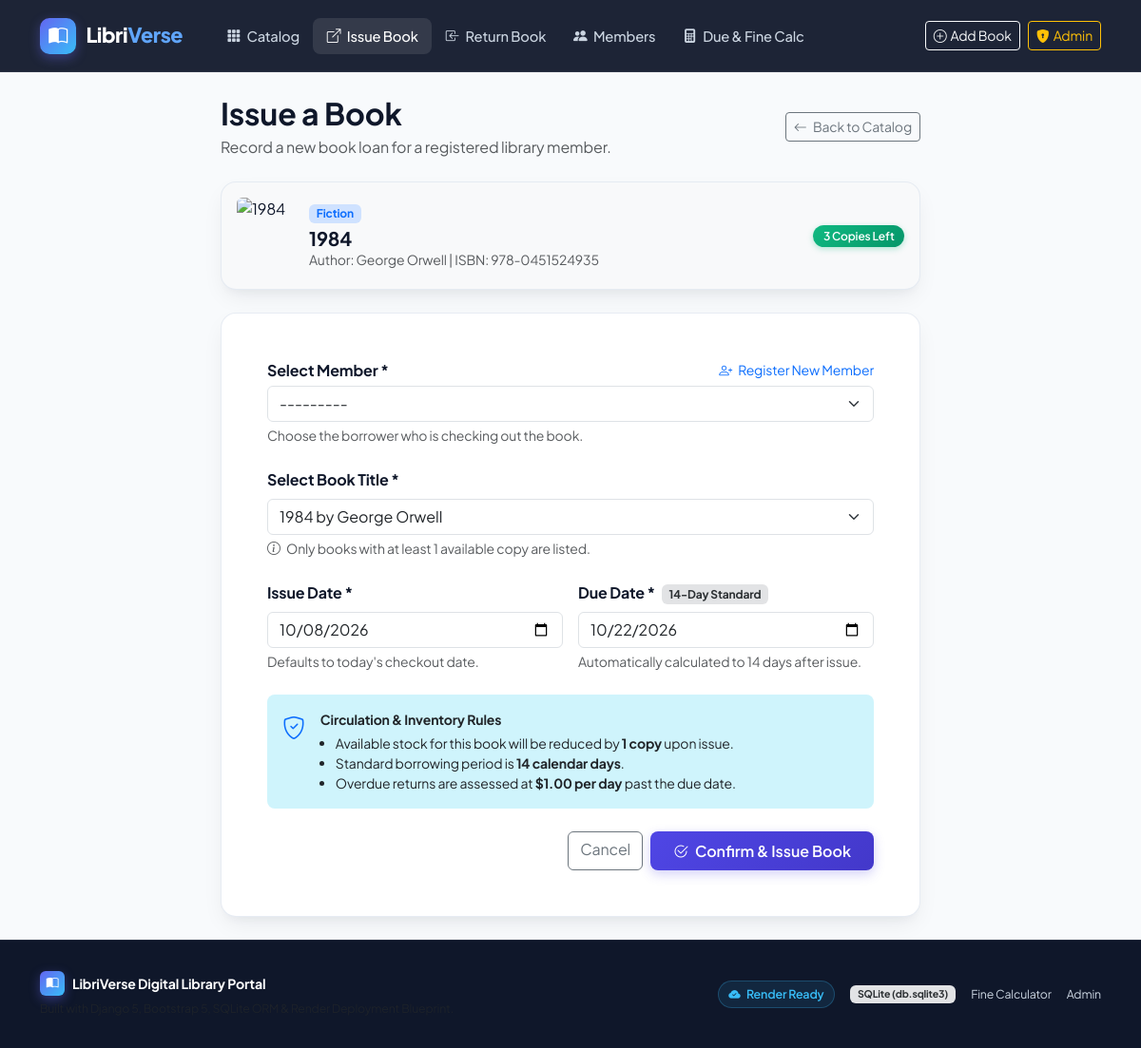
/issue/2/, run on the app's committed database.
### library/models.py (models this page shows, shortened)
class Book(models.Model):
    GENRE_CHOICES = [
        ('Fiction', 'Fiction'),
        ('Non-Fiction', 'Non-Fiction'),
        ('Science & Tech', 'Science & Tech'),
        ('History', 'History'),
        ('Biography', 'Biography'),
        ('Philosophy', 'Philosophy'),
        ('Fantasy & Sci-Fi', 'Fantasy & Sci-Fi'),
        ('Mystery & Thriller', 'Mystery & Thriller'),
        ('Classic Literature', 'Classic Literature'),
        ('Computer Science', 'Computer Science'),
        ('Business & Economics', 'Business & Economics'),
    ]
    title = models.CharField(max_length=255)
    author = models.ForeignKey(Author, on_delete=models.CASCADE, related_name='books')
    isbn = models.CharField(max_length=20, unique=True, verbose_name="ISBN")
    genre = models.CharField(max_length=100, choices=GENRE_CHOICES, default='Fiction')
    total_copies = models.PositiveIntegerField(default=1)
    available_copies = models.PositiveIntegerField(default=1)
    cover_url = models.URLField(
        blank=True,
        null=True,
        help_text="Direct link to book cover image",
        default="https://images.unsplash.com/photo-1544716278-ca5e3f4abd8c?auto=format&fit=crop&w=600&q=80"
    )
    description = models.TextField(blank=True, help_text="Synopsis or book summary")
    class Meta:
        ordering = ['title']
    def __str__(self):
        return f"{self.title} by {self.author.name}"

class Author(models.Model):
    name = models.CharField(max_length=200, help_text="Author's full name")
    biography = models.TextField(blank=True, help_text="Short author biography")
    class Meta:
        ordering = ['name']

class Member(models.Model):
    name = models.CharField(max_length=200)
    member_id = models.CharField(max_length=50, unique=True, verbose_name="Member ID")
    email = models.EmailField(unique=True)
    phone = models.CharField(max_length=25, blank=True)
    joined_date = models.DateField(default=timezone.now)
    class Meta:
        ordering = ['name']
    def __str__(self):
        return f"{self.name} ({self.member_id})"

### library/views.py (the view)
# urls.py: path('issue/', views.book_issue_view, name='issue_book'),
def book_issue_view(request, book_id=None):
    preselected_book = None
    if book_id:
        preselected_book = get_object_or_404(Book, pk=book_id)
        if preselected_book.available_copies <= 0:
            messages.error(
                request,
                f"Cannot issue '{preselected_book.title}': No copies are currently available."
            )
            return redirect('catalog')
    if request.method == 'POST':
        form = BookIssueForm(request.POST)
        if form.is_valid():
            circulation = form.save(commit=False)
            target_book = circulation.book
            if target_book.available_copies <= 0:
                messages.error(
                    request,
                    f"Cannot issue '{target_book.title}': Available copies are zero."
                )
                return render(request, 'library/issue_book.html', {'form': form, 'preselected_book': preselected_book})
            if not circulation.due_date:
                circulation.due_date = circulation.issue_date + timedelta(days=DEFAULT_LOAN_DAYS)
            circulation.returned = False
            circulation.fine_amount = Decimal('0.00')
            circulation.save()
            target_book.available_copies = max(0, target_book.available_copies - 1)
            target_book.save()
            messages.success(
                request,
                f"Success! '{target_book.title}' was issued to {circulation.member.name}. "
                f"Due date is {circulation.due_date.strftime('%B %d, %Y')}."
            )
            return redirect('member_dashboard', member_id=circulation.member.id)
    else:
        initial_data = {}
        if preselected_book:
            initial_data['book'] = preselected_book
        form = BookIssueForm(initial=initial_data, book_id=book_id)
    context = {
        'form': form,
        'preselected_book': preselected_book,
        'default_loan_days': DEFAULT_LOAN_DAYS,
    }
    return render(request, 'library/issue_book.html', context)

### library/templates/library/issue_book.html (shortened to what this page needs)
{% extends 'library/base.html' %}
{% load static %}
{% block content %}
<div class="container py-4">
    <div class="row justify-content-center">
        <div class="col-lg-8">
            <div class="d-flex align-items-center justify-content-between mb-4">
                <div>
                    <h2 class="fw-bold mb-1">Issue a Book</h2>
                    <p class="text-muted mb-0">Record a new book loan for a registered library member.</p>
                </div>
                <a href="{% url 'catalog' %}" class="btn btn-outline-secondary btn-sm">
                    <i class="bi bi-arrow-left me-1"></i> Back to Catalog
                </a>
            </div>
            {% if preselected_book %}
            <div class="card-modern p-3 mb-4 bg-light">
                <div class="d-flex align-items-center gap-3">
                    <img src="{{ preselected_book.cover_url }}" alt="{{ preselected_book.title }}"
                         style="width: 60px; height: 80px; object-fit: cover; border-radius: 6px;"
                         onerror="this.onerror=null; this.src='https://images.unsplash.com/photo-1544716278-ca5e3f4abd8c?auto=format&fit=crop&w=600&q=80';">
                    <div class="flex-grow-1">
                        <span class="badge bg-primary-subtle text-primary mb-1">{{ preselected_book.genre }}</span>
                        <h5 class="fw-bold mb-0">{{ preselected_book.title }}</h5>
                        <div class="small text-muted">Author: {{ preselected_book.author.name }} | ISBN: {{ preselected_book.isbn }}</div>
                    </div>
                    <div>
                        <span class="badge badge-available">
                            {{ preselected_book.available_copies }} Copies Left
                        </span>
                    </div>
                </div>
            </div>
            {% endif %}
            <div class="card-modern p-4 p-md-5">
                <form method="POST" novalidate>
                    <div class="mb-4">
                        <div class="d-flex justify-content-between align-items-center mb-1">
                            <label for="id_member" class="form-label fw-bold mb-0">Select Member *</label>
                            <a href="{% url 'member_create' %}" class="small text-primary text-decoration-none">
                                <i class="bi bi-person-plus me-1"></i> Register New Member
                            </a>
                        </div>
                        {{ form.member }}
                        <div class="form-text">Choose the borrower who is checking out the book.</div>
                    </div>
                    <div class="mb-4">
                        <label for="id_book" class="form-label fw-bold">Select Book Title *</label>
                        {{ form.book }}
                        <div class="form-text">
                            <i class="bi bi-info-circle me-1"></i> Only books with at least 1 available copy are listed.
                        </div>
                    </div>
                    <div class="row g-3 mb-4">
                        <div class="col-md-6">
                            <label for="id_issue_date" class="form-label fw-bold">Issue Date *</label>
                            {{ form.issue_date }}
                            <div class="form-text">Defaults to today's checkout date.</div>
                        </div>
                        <div class="col-md-6">
                            <label for="id_due_date" class="form-label fw-bold">
                                Due Date *
                                <span class="badge bg-secondary-subtle text-secondary-emphasis ms-1">14-Day Standard</span>
                            </label>
                            {{ form.due_date }}
                            <div class="form-text">Automatically calculated to 14 days after issue.</div>
                        </div>
                    </div>
                    <div class="alert alert-info d-flex align-items-start gap-3 p-3 mb-4 rounded-3 border-0 bg-primary-light">
                        <i class="bi bi-shield-check fs-4 text-primary"></i>
                        <div class="small text-dark">
                            <strong class="d-block mb-1">Circulation & Inventory Rules</strong>
                            <ul class="mb-0 ps-3">
                                <li>Available stock for this book will be reduced by <strong>1 copy</strong> upon issue.</li>
                                <li>Standard borrowing period is <strong>14 calendar days</strong>.</li>
                                <li>Overdue returns are assessed at <strong>$1.00 per day</strong> past the due date.</li>
                            </ul>
                        </div>
                    </div>
                    <div class="d-flex gap-2 justify-content-end">
                        <a href="{% url 'catalog' %}" class="btn btn-outline-secondary">Cancel</a>
                        <button type="submit" class="btn btn-primary-custom px-4">
                            <i class="bi bi-check2-circle me-1"></i> Confirm & Issue Book
                        </button>
                    </div>
                </form>
            </div>
        </div>
    </div>
</div>
{% endblock %}

### library/static/css/style.css (style rules this page uses)
:root { --primary: #4f46e5; --primary-hover: #4338ca; --primary-light: #e0e7ff; --secondary: #0ea5e9; --accent: #8b5cf6; --bg-gradient: linear-gradient(135deg, #0f172a 0%, #1e1b4b 50%, #0f172a 100%); --surface: #ffffff; --surface-alt: #f8fafc; --text-main: #0f172a; --text-muted: #64748b; --card-border: rgba(226, 232, 240, 0.8); --card-shadow: 0 10px 25px -5px rgba(15, 23, 42, 0.08), 0 8px 10px -6px rgba(15, 23, 42, 0.04); --card-hover-shadow: 0 20px 30px -10px rgba(79, 70, 229, 0.18); --success: #10b981; --warning: #f59e0b; --danger: #ef4444; --radius-lg: 16px; --radius-md: 12px; --radius-sm: 8px; }
body { font-family: 'Plus Jakarta Sans', system-ui, -apple-system, sans-serif; background-color: #f8fafc; color: var(--text-main); min-height: 100vh; display: flex; flex-direction: column; letter-spacing: -0.01em; }
.card-modern { background: var(--surface); border: 1px solid var(--card-border); border-radius: var(--radius-lg); box-shadow: var(--card-shadow); transition: transform 0.25s cubic-bezier(0.16, 1, 0.3, 1), box-shadow 0.25s ease; overflow: hidden; }
.badge-available { background: linear-gradient(135deg, #10b981, #059669); color: white; font-weight: 600; padding: 0.35rem 0.65rem; border-radius: 9999px; box-shadow: 0 2px 6px rgba(16, 185, 129, 0.3); }
.btn-primary-custom { background: linear-gradient(135deg, #4f46e5, #4338ca); color: white; border: none; font-weight: 600; border-radius: var(--radius-sm); padding: 0.55rem 1.15rem; box-shadow: 0 4px 12px rgba(79, 70, 229, 0.25); transition: all 0.2s ease; }

### data on the page
Book: genre "Fiction", title "1984", author.name "George Orwell", isbn "978-0451524935", available_copies "3"
Member: member "---------"
